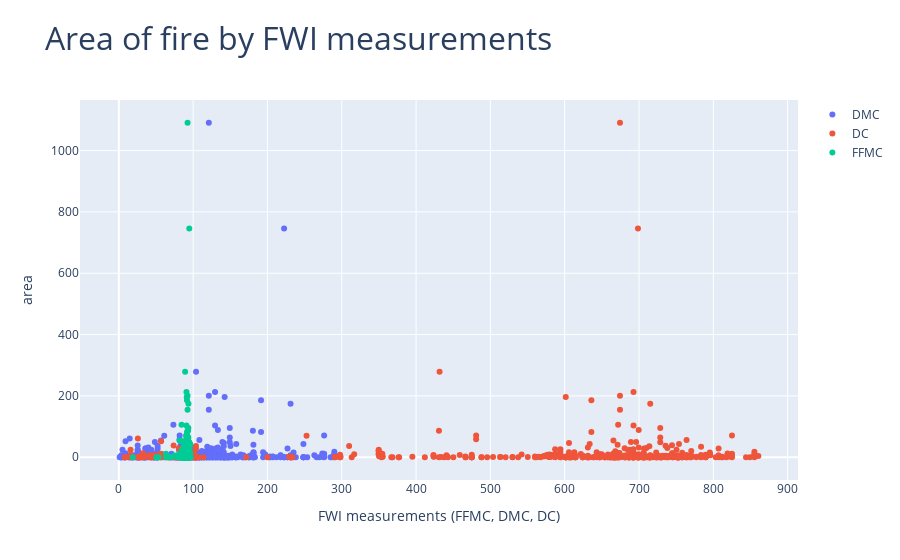

Notebook source saved alongside this figure:
### Code cell
fig = make_subplots(cols=1,rows=1, specs=[[{'type':'scatter'}]])

fig.add_scatter(x=df.DMC,
               y=df.area,
                mode='markers',
               name='DMC',
               row=1,col=1)

fig.add_scatter(x=df.DC,
               y=df.area,
                mode='markers',
               name='DC',
               row=1,col=1)

fig.add_scatter(x=df.FFMC,
               y=df.area,
                mode='markers',
               name='FFMC',
               row=1,col=1)


fig.update_layout({'title':{'text':'Area of fire by FWI measurements', 'font':{'size':32}}})

fig.update_xaxes({'title':{'text':'FWI measurements (FFMC, DMC, DC)'}})
fig.update_yaxes({'title':{'text':'area'}})

iplot(fig)

### Figure 1 — Plotly figure (JSON) as saved in the notebook; plotly's stock layout.template omitted (floating-point values rounded to 4 significant figures; data arrays with more than 128 entries replaced by an {"elided": "..."} marker saying what was removed)
{"data": [{"mode": "markers", "name": "DMC", "type": "scatter", "x": {"elided": "517 float values"}, "xaxis": "x", "y": {"elided": "517 float values"}, "yaxis": "y"}, {"mode": "markers", "name": "DC", "type": "scatter", "x": {"elided": "517 float values"}, "xaxis": "x", "y": {"elided": "517 float values"}, "yaxis": "y"}, {"mode": "markers", "name": "FFMC", "type": "scatter", "x": {"elided": "517 float values"}, "xaxis": "x", "y": {"elided": "517 float values"}, "yaxis": "y"}], "layout": {"title": {"font": {"size": 32}, "text": "Area of fire by FWI measurements"}, "xaxis": {"anchor": "y", "domain": [0, 1], "title": {"text": "FWI measurements (FFMC, DMC, DC)"}}, "yaxis": {"anchor": "x", "domain": [0, 1], "title": {"text": "area"}}}}
